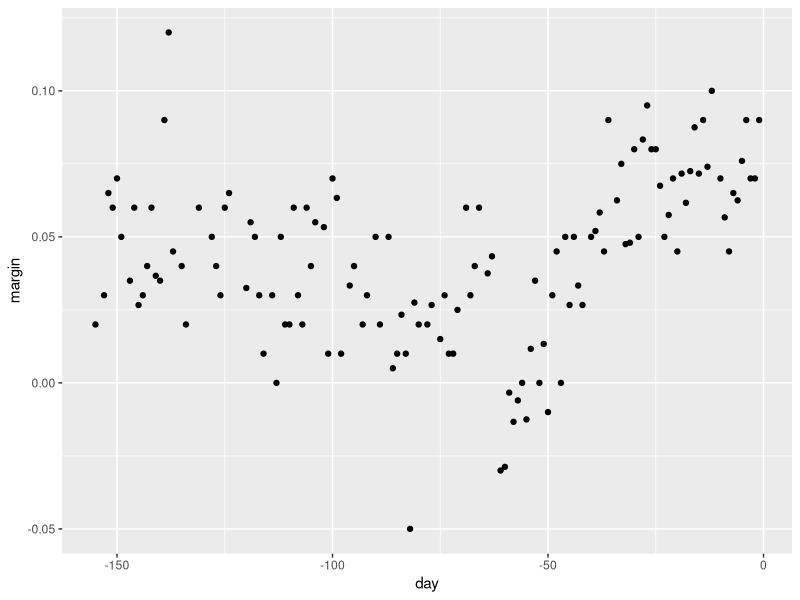
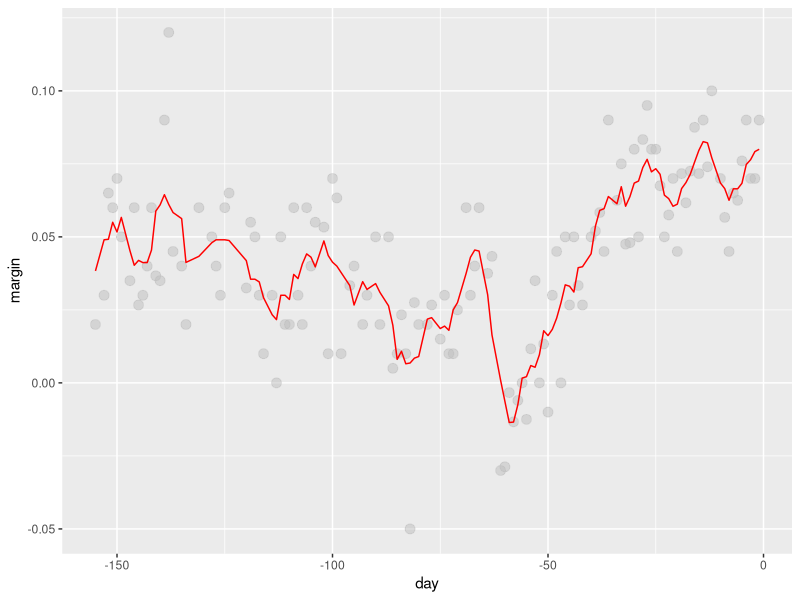
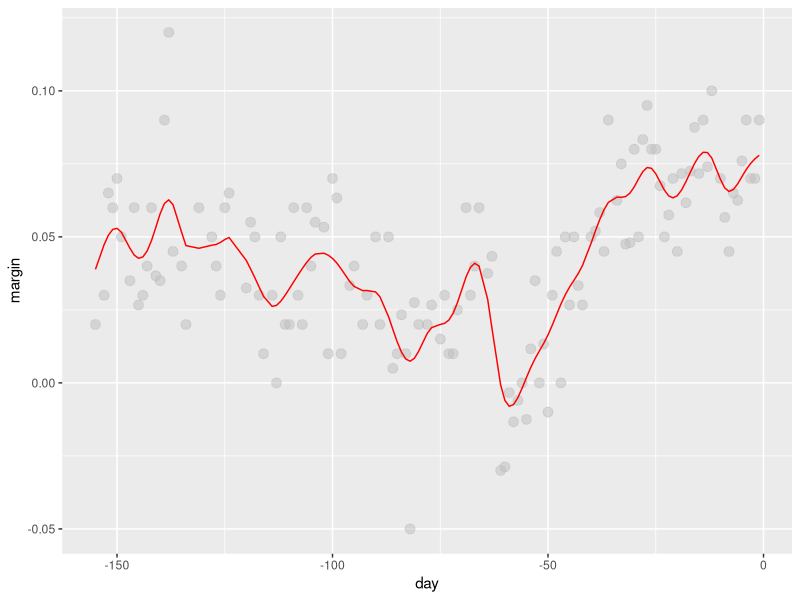
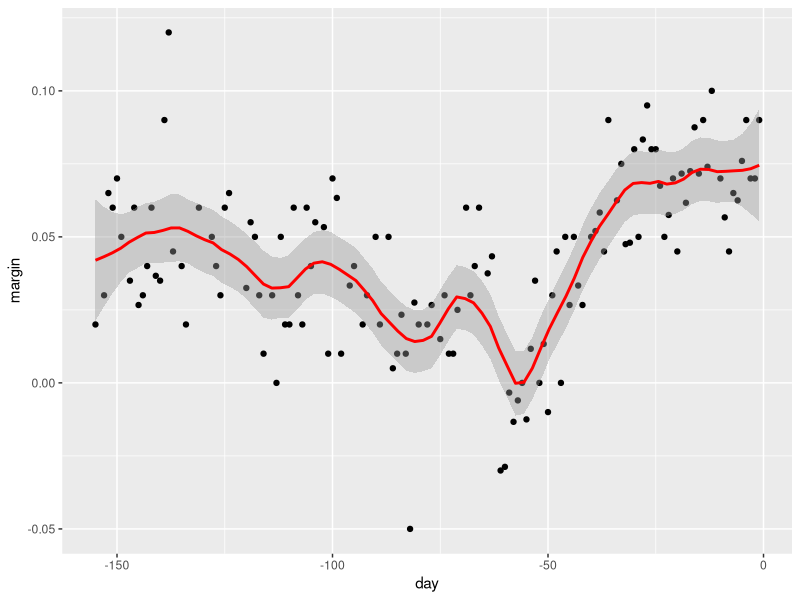
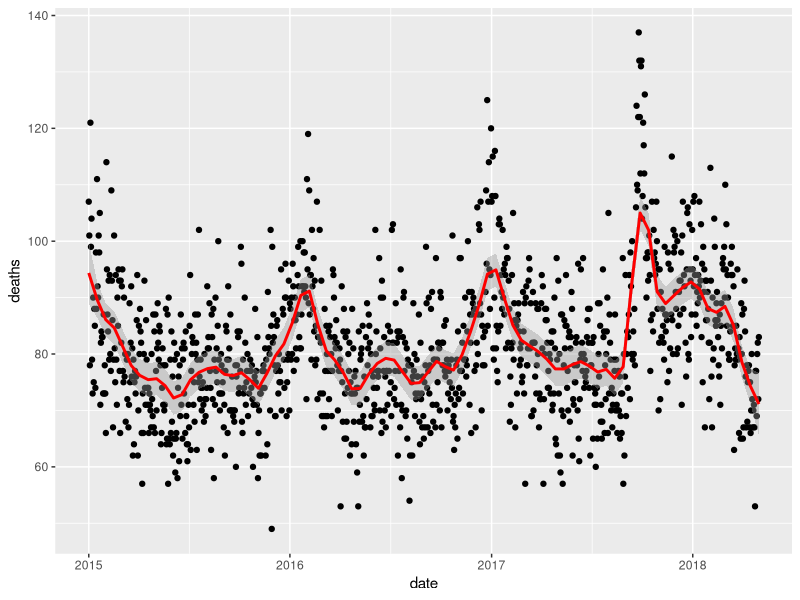
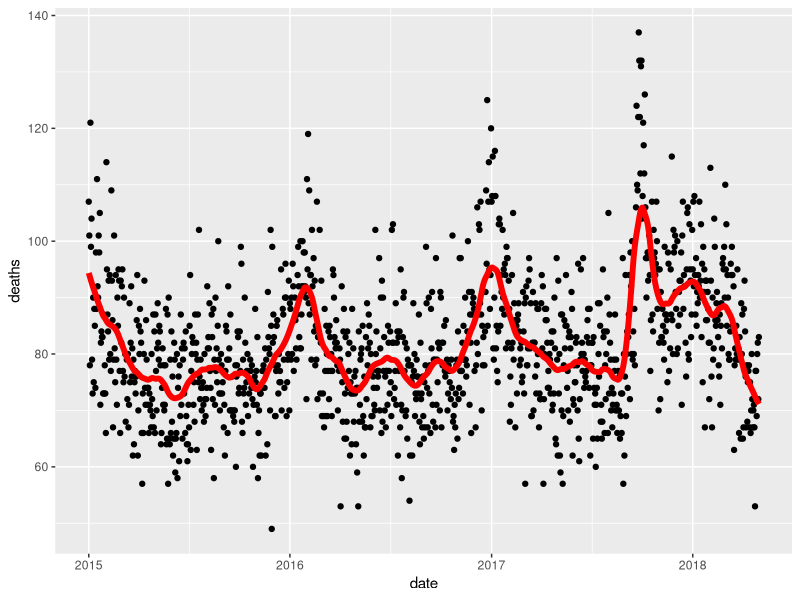
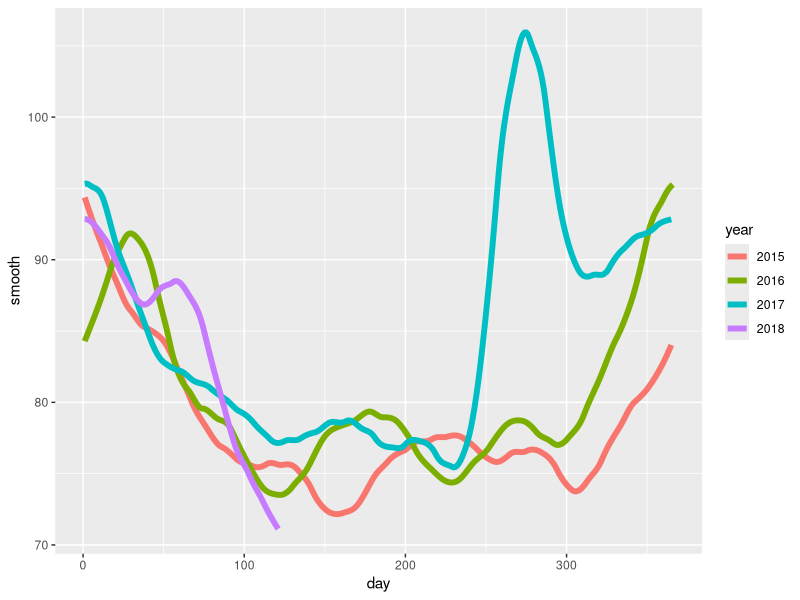
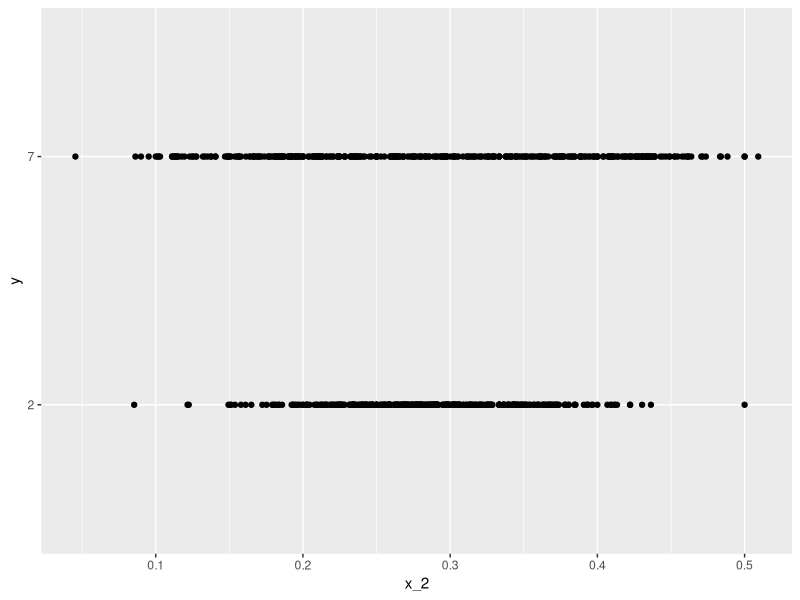

R code for these plots, in order:
library(dslabs)
library(tidyverse)
data("polls_2008")
qplot(day, margin, data = polls_2008)

# bin smoothers
span <- 7 
fit <- with(polls_2008,ksmooth(day, margin, x.points = day, kernel="box", bandwidth =span))
polls_2008 %>% mutate(smooth = fit$y) %>%
  ggplot(aes(day, margin)) +
  geom_point(size = 3, alpha = .5, color = "grey") + 
  geom_line(aes(day, smooth), color="red")

# kernel
span <- 7
fit <- with(polls_2008, ksmooth(day, margin,  x.points = day, kernel="normal", bandwidth = span))
polls_2008 %>% mutate(smooth = fit$y) %>%
  ggplot(aes(day, margin)) +
  geom_point(size = 3, alpha = .5, color = "grey") + 
  geom_line(aes(day, smooth), color="red")

#loess
polls_2008 %>% ggplot(aes(day, margin)) +
  geom_point() + 
  geom_smooth(color="red", span = 0.15, method = "loess", method.args = list(degree=1))

#comprehension check

library(tidyverse)
library(lubridate)
library(purrr)
install.packages("pdftools")
library(pdftools)

fn <- system.file("extdata", "RD-Mortality-Report_2015-18-180531.pdf", package="dslabs")
dat <- map_df(str_split(pdf_text(fn), "\n"), function(s){
  s <- str_trim(s)
  header_index <- str_which(s, "2015")[1]
  tmp <- str_split(s[header_index], "\\s+", simplify = TRUE)
  month <- tmp[1]
  header <- tmp[-1]
  tail_index  <- str_which(s, "Total")
  n <- str_count(s, "\\d+")
  out <- c(1:header_index, which(n==1), which(n>=28), tail_index:length(s))
  s[-out] %>%
    str_remove_all("[^\\d\\s]") %>%
    str_trim() %>%
    str_split_fixed("\\s+", n = 6) %>%
    .[,1:5] %>%
    as_data_frame() %>% 
    setNames(c("day", header)) %>%
    mutate(month = month,
           day = as.numeric(day)) %>%
    gather(year, deaths, -c(day, month)) %>%
    mutate(deaths = as.numeric(deaths))
}) %>%
  mutate(month = recode(month, "JAN" = 1, "FEB" = 2, "MAR" = 3, "APR" = 4, "MAY" = 5, "JUN" = 6, 
                        "JUL" = 7, "AGO" = 8, "SEP" = 9, "OCT" = 10, "NOV" = 11, "DEC" = 12)) %>%
  mutate(date = make_date(year, month, day)) %>%
  dplyr::filter(date <= "2018-05-01")

#how to find span
total_days <- diff(range(dat$date))%>%as.numeric
span <- 60/total_days


#plot smooth
dat %>% ggplot(aes(date, deaths)) +
  geom_point() + 
  geom_smooth(color="red", span = span, method = "loess", method.args = list(degree=1))

#answer
span <- 60 / as.numeric(diff(range(dat$date)))
fit <- dat %>% mutate(x = as.numeric(date)) %>% loess(deaths ~ x, data = ., span = span, degree = 1)
dat %>% mutate(smooth = predict(fit, as.numeric(date))) %>%
  ggplot() +
  geom_point(aes(date, deaths)) +
  geom_line(aes(date, smooth), lwd = 2, col = "red")

dat %>% 
  mutate(smooth = predict(fit, as.numeric(date)), day = yday(date), year = as.character(year(date))) %>%
  ggplot(aes(day, smooth, col = year)) +
  geom_line(lwd = 2)

#Q3
data("mnist_27")
mnist_27
library(broom)
mnist_27$train %>% glm(y ~ x_2, family = "binomial", data = .) %>% tidy()
qplot(x_2, y, data = mnist_27$train)
str(mnist_27)
range(mnist_27$train$x_1)

mnist_27$train %>%
  mutate(y = ifelse(y==7, 1, 0)) %>%
  lm(y ~ x_2, data = .)

fit <- mnist_27$train %>%  mutate(y = ifelse(y==7, 1, 0)) %>% loess(y ~ x_2, data = ., span = 0.5, degree = 1)
mnist_27$train %>% mutate(y = ifelse(y==7, 1, 0),smooth = predict(fit, x_2)) %>%
  ggplot() +
  geom_point(aes(x_2, y)) +
  geom_line(aes(x_2, smooth), lwd = 2, col = "red")

mnist_27$train %>% 
  mutate(y = ifelse(y=="7", 1, 0)) %>%
  ggplot(aes(x_2, y)) + 
  geom_smooth(method = "loess")
